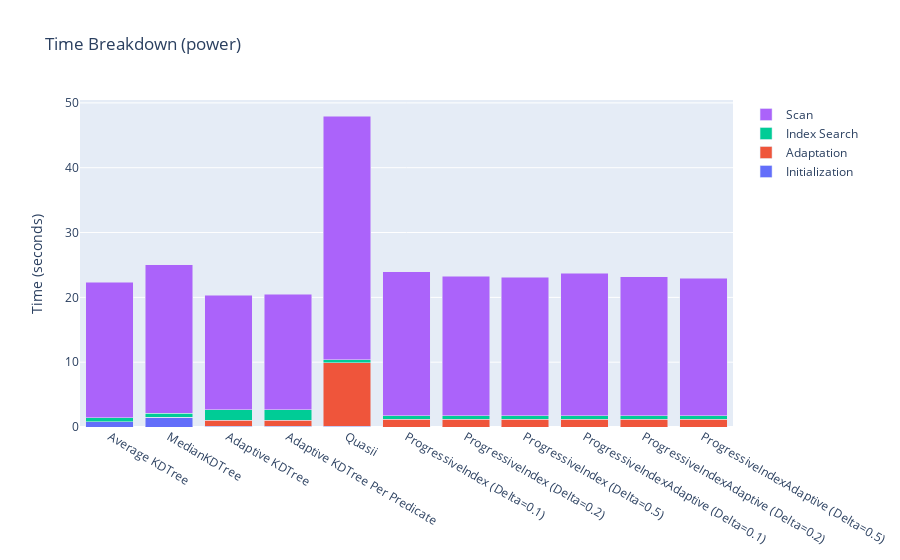

Write notebook code for a chart like this one.
### Code cell
# experiment = 'power'
# n_rows = '10000000.0'
# n_queries = '3000'
# sel='0.0'

def break_down(values):
    dfs = np.array(values)[:,0]
    names = np.array(values)[:,1]
    fig = go.Figure()
    initializations = np.array([x['initialization_time'].sum() for x in dfs])
    adaptation = np.array([x['adaptation_time'].sum() for x in dfs])
    search = np.array([x['index_search_time'].sum() for x in dfs])
    scan = np.array([x['scan_time'].sum() for x in dfs])
    
    fig = go.Figure(data=[
        go.Bar(name='Initialization', x=names, y=initializations),
        go.Bar(name='Adaptation', x=names, y=adaptation),
        go.Bar(name='Index Search', x=names, y=search),
        go.Bar(name='Scan', x=names, y=scan),
    ])
    
    # Change the bar mode
    fig.update_layout(barmode='stack')
    fig.update_layout(title=f'Time Breakdown ({experiment})',
                   yaxis_title='Time (seconds)')
    fig.show()

break_down([
[read_df(files['AverageKDTree'], '0.0', '1024', experiment, n_rows, n_queries, sel), 'Average KDTree'],
[read_df(files['MedianKDTree'], '0.0', '1024', experiment, n_rows, n_queries, sel), 'MedianKDTree'],
[read_df(files['CrackingKDTree'], '0.0', '1024', experiment, n_rows, n_queries, sel), 'Adaptive KDTree'],
[read_df(files['CrackingKDTreePerDimension'], '0.0', '1024', experiment, n_rows, n_queries, sel), 'Adaptive KDTree Per Predicate'],
[read_df(files['Quasii'], '0.0', '1024', experiment, n_rows, n_queries, sel), 'Quasii'],
[read_df(files['ProgressiveIndex'], '0.1', '1024', experiment, n_rows, n_queries, sel), 'ProgressiveIndex (Delta=0.1)'],
[read_df(files['ProgressiveIndex'], '0.2', '1024', experiment, n_rows, n_queries, sel), 'ProgressiveIndex (Delta=0.2)'],
[read_df(files['ProgressiveIndex'], '0.5', '1024', experiment, n_rows, n_queries, sel), 'ProgressiveIndex (Delta=0.5)'],
[read_df(files['ProgressiveIndexAdaptive'], '0.1', '1024', experiment, n_rows, n_queries, sel), 'ProgressiveIndexAdaptive (Delta=0.1)'],
[read_df(files['ProgressiveIndexAdaptive'], '0.2', '1024', experiment, n_rows, n_queries, sel), 'ProgressiveIndexAdaptive (Delta=0.2)'],
[read_df(files['ProgressiveIndexAdaptive'], '0.5', '1024', experiment, n_rows, n_queries, sel), 'ProgressiveIndexAdaptive (Delta=0.5)'],
# [read_df(files['FullScan'], '0.0', '0', experiment, n_rows, n_queries, sel), 'Full Scan'],
])

### Figure 1 — Plotly figure (JSON) as saved in the notebook; plotly's stock layout.template omitted (floating-point values rounded to 4 significant figures)
{"data": [{"name": "Initialization", "type": "bar", "x": ["Average KDTree", "MedianKDTree", "Adaptive KDTree", "Adaptive KDTree Per Predicate", "Quasii", "ProgressiveIndex (Delta=0.1)", "ProgressiveIndex (Delta=0.2)", "ProgressiveIndex (Delta=0.5)", "ProgressiveIndexAdaptive (Delta=0.1)", "ProgressiveIndexAdaptive (Delta=0.2)", "ProgressiveIndexAdaptive (Delta=0.5)"], "y": [0.8277, 1.517, 0.07858, 0.07901, 0.09169, 4.5e-05, 4.3e-05, 3.5e-05, 4.05e-05, 4.45e-05, 4e-05]}, {"name": "Adaptation", "type": "bar", "x": ["Average KDTree", "MedianKDTree", "Adaptive KDTree", "Adaptive KDTree Per Predicate", "Quasii", "ProgressiveIndex (Delta=0.1)", "ProgressiveIndex (Delta=0.2)", "ProgressiveIndex (Delta=0.5)", "ProgressiveIndexAdaptive (Delta=0.1)", "ProgressiveIndexAdaptive (Delta=0.2)", "ProgressiveIndexAdaptive (Delta=0.5)"], "y": [0.000116, 0.000131, 0.9526, 0.9597, 9.786, 1.213, 1.212, 1.214, 1.188, 1.192, 1.186]}, {"name": "Index Search", "type": "bar", "x": ["Average KDTree", "MedianKDTree", "Adaptive KDTree", "Adaptive KDTree Per Predicate", "Quasii", "ProgressiveIndex (Delta=0.1)", "ProgressiveIndex (Delta=0.2)", "ProgressiveIndex (Delta=0.5)", "ProgressiveIndexAdaptive (Delta=0.1)", "ProgressiveIndexAdaptive (Delta=0.2)", "ProgressiveIndexAdaptive (Delta=0.5)"], "y": [0.5699, 0.5664, 1.611, 1.635, 0.4939, 0.5448, 0.5496, 0.5583, 0.581, 0.582, 0.5614]}, {"name": "Scan", "type": "bar", "x": ["Average KDTree", "MedianKDTree", "Adaptive KDTree", "Adaptive KDTree Per Predicate", "Quasii", "ProgressiveIndex (Delta=0.1)", "ProgressiveIndex (Delta=0.2)", "ProgressiveIndex (Delta=0.5)", "ProgressiveIndexAdaptive (Delta=0.1)", "ProgressiveIndexAdaptive (Delta=0.2)", "ProgressiveIndexAdaptive (Delta=0.5)"], "y": [20.92, 22.92, 17.65, 17.78, 37.55, 22.17, 21.5, 21.3, 21.93, 21.44, 21.24]}], "layout": {"barmode": "stack", "title": {"text": "Time Breakdown (power)"}, "yaxis": {"title": {"text": "Time (seconds)"}}}}
